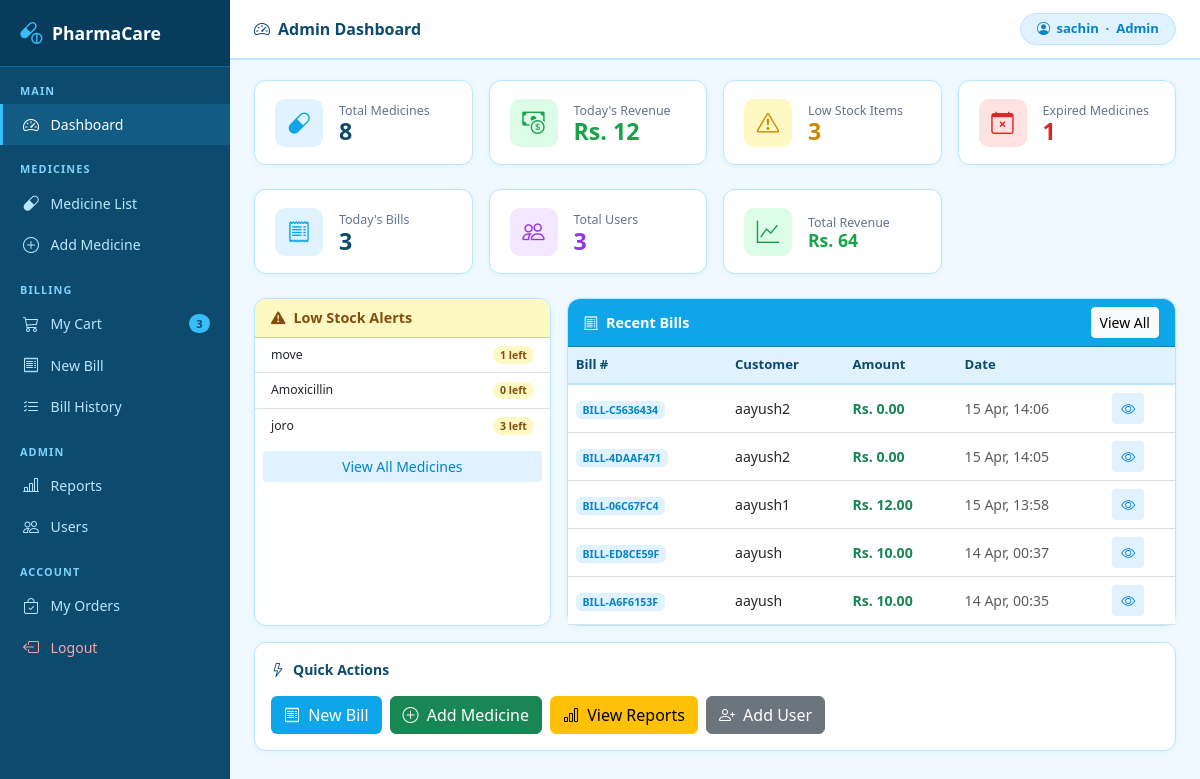
Page /dashboard/ (signed in) on the committed database.
### pharmacy/models.py (models this page shows, shortened)
class User(AbstractUser):
    ROLE_CHOICES = [('admin','Admin'),('pharmacist','Pharmacist')]
    role = models.CharField(max_length=20, choices=ROLE_CHOICES, default='pharmacist')
    class Meta:
        app_label = 'pharmacy'

class Medicine(models.Model):
    name                = models.CharField(max_length=200)
    category            = models.ForeignKey(Category, on_delete=models.SET_NULL,
                                             null=True, blank=True)
    price               = models.DecimalField(max_digits=10, decimal_places=2)
    stock_quantity      = models.PositiveIntegerField(default=0)
    expiry_date         = models.DateField()
    manufacturer        = models.DateField()
    description = models.TextField(blank=True, null=True)
    low_stock_threshold = models.PositiveIntegerField(default=10)
    image               = models.ImageField(upload_to='medicines/', blank=True, null=True)
    created_at          = models.DateTimeField(auto_now_add=True)
    updated_at          = models.DateTimeField(auto_now=True)
    class Meta:
        app_label = 'pharmacy'

class Bill(models.Model):
    STATUS = [('pending','Pending'),('completed','Completed'),('cancelled','Cancelled')]
    bill_number    = models.CharField(max_length=20, unique=True)
    pharmacist     = models.ForeignKey(User, on_delete=models.SET_NULL, null=True)
    customer_name  = models.CharField(max_length=200, blank=True, default='Walk-in Customer')
    customer_phone = models.CharField(max_length=15, blank=True)
    total_amount   = models.DecimalField(max_digits=12, decimal_places=2, default=0)
    status         = models.CharField(max_length=20, choices=STATUS, default='completed')
    created_at     = models.DateTimeField(auto_now_add=True)
    notes          = models.TextField(blank=True)
    class Meta:
        app_label = 'pharmacy'

### pharmacy/views.py (the view)
# urls.py: path('dashboard/',views.dashboard,name='dashboard'),
@login_required
def dashboard(request):
    today             = date.today()
    total_medicines   = Medicine.objects.count()
    low_stock_meds    = Medicine.objects.filter(stock_quantity__lte=10)
    expired_count     = Medicine.objects.filter(expiry_date__lt=today).count()
    todays_bills      = Bill.objects.filter(created_at__date=today)
    todays_revenue    = todays_bills.aggregate(t=Sum('total_amount'))['t'] or 0
    todays_bill_count = todays_bills.count()
    total_revenue     = Bill.objects.aggregate(t=Sum('total_amount'))['t'] or 0
    recent_bills      = Bill.objects.order_by('-created_at')[:5]
    ctx = dict(
        total_medicines    = total_medicines,
        low_stock_count    = low_stock_meds.count(),
        low_stock_medicines= low_stock_meds[:5],
        expired_medicines  = expired_count,
        todays_revenue     = todays_revenue,
        todays_bill_count  = todays_bill_count,
        total_revenue      = total_revenue,
        recent_bills       = recent_bills,
    )
    if request.user.role == 'admin':
        ctx['total_users'] = User.objects.count()
        return render(request, 'pharmacy/dashboard_admin.html', ctx)
    return render(request, 'pharmacy/dashboard_pharmacist.html', ctx)

### templates/pharmacy/dashboard_admin.html (shortened to what this page needs)
{% extends 'pharmacy/base.html' %}
{% block page_title %}<i class="bi bi-speedometer2 me-2"></i>Admin Dashboard{% endblock %}
{% block content %}
<div class="row g-3 mb-4">
    <div class="col-sm-6 col-xl-3">
        <div class="stat-card">
            <div class="stat-icon" style="background:#e0f2fe;">
                <i class="bi bi-capsule" style="color:#0ea5e9;"></i>
            </div>
            <div>
                <div class="stat-label">Total Medicines</div>
                <div class="stat-value">{{ total_medicines }}</div>
            </div>
        </div>
    </div>
    <div class="col-sm-6 col-xl-3">
        <div class="stat-card">
            <div class="stat-icon" style="background:#dcfce7;">
                <i class="bi bi-cash-coin" style="color:#16a34a;"></i>
            </div>
            <div>
                <div class="stat-label">Today's Revenue</div>
                <div class="stat-value" style="color:#16a34a;">Rs. {{ todays_revenue|floatformat:0 }}</div>
            </div>
        </div>
    </div>
    <div class="col-sm-6 col-xl-3">
        <div class="stat-card">
            <div class="stat-icon" style="background:#fef9c3;">
                <i class="bi bi-exclamation-triangle" style="color:#ca8a04;"></i>
            </div>
            <div>
                <div class="stat-label">Low Stock Items</div>
                <div class="stat-value" style="color:#ca8a04;">{{ low_stock_count }}</div>
            </div>
        </div>
    </div>
    <div class="col-sm-6 col-xl-3">
        <div class="stat-card">
            <div class="stat-icon" style="background:#fee2e2;">
                <i class="bi bi-calendar-x" style="color:#dc2626;"></i>
            </div>
            <div>
                <div class="stat-label">Expired Medicines</div>
                <div class="stat-value" style="color:#dc2626;">{{ expired_medicines }}</div>
            </div>
        </div>
    </div>
</div>
<div class="row g-3 mb-4">
    <div class="col-sm-6 col-xl-3">
        <div class="stat-card">
            <div class="stat-icon" style="background:#e0f2fe;">
                <i class="bi bi-receipt" style="color:#0ea5e9;"></i>
            </div>
            <div>
                <div class="stat-label">Today's Bills</div>
                <div class="stat-value">{{ todays_bill_count }}</div>
            </div>
        </div>
    </div>
    <div class="col-sm-6 col-xl-3">
        <div class="stat-card">
            <div class="stat-icon" style="background:#f3e8ff;">
                <i class="bi bi-people" style="color:#9333ea;"></i>
            </div>
            <div>
                <div class="stat-label">Total Users</div>
                <div class="stat-value" style="color:#9333ea;">{{ total_users }}</div>
            </div>
        </div>
    </div>
    <div class="col-sm-6 col-xl-3">
        <div class="stat-card">
            <div class="stat-icon" style="background:#dcfce7;">
                <i class="bi bi-graph-up" style="color:#16a34a;"></i>
            </div>
            <div>
                <div class="stat-label">Total Revenue</div>
                <div class="stat-value" style="color:#16a34a; font-size:1.1rem;">
                    Rs. {{ total_revenue|floatformat:0 }}
                </div>
            </div>
        </div>
    </div>
</div>
<div class="row g-3">
    <div class="col-lg-4">
        <div class="card h-100">
            <div class="card-header d-flex align-items-center gap-2"
                 style="background:#fef9c3; color:#854d0e;">
                <i class="bi bi-exclamation-triangle-fill"></i> Low Stock Alerts
            </div>
            <div class="card-body p-0">
                {% if low_stock_medicines %}
                <ul class="list-group list-group-flush">
                    {% for med in low_stock_medicines %}
                    <li class="list-group-item d-flex justify-content-between align-items-center py-2">
                        <span class="small">{{ med.name }}</span>
                        <span class="badge rounded-pill"
                              style="background:#fef9c3; color:#854d0e;">
                            {{ med.stock_quantity }} left
                        </span>
                    </li>
                    {% endfor %}
                </ul>
                {% else %}
                <div class="text-center py-4 text-muted small">
                    <i class="bi bi-check-circle text-success d-block fs-3 mb-1"></i>
                    All stocks are sufficient!
                </div>
                {% endif %}
                <div class="p-2">
                    <a href="{% url 'medicine_list' %}"
                       class="btn btn-sm w-100"
                       style="background:#e0f2fe; color:#0284c7;">
                        View All Medicines
                    </a>
                </div>
            </div>
        </div>
    </div>
    <div class="col-lg-8">
        <div class="card h-100">
            <div class="card-header d-flex align-items-center justify-content-between"
                 style="background:#0ea5e9; color:#fff;">
                <span><i class="bi bi-receipt-cutoff me-2"></i>Recent Bills</span>
                <a href="{% url 'bill_list' %}"
                   class="btn btn-sm btn-light">View All</a>
            </div>
            <div class="card-body p-0">
                {% if recent_bills %}
                <div class="table-responsive">
                    <table class="table table-hover mb-0">
                        <thead>
                            <tr>
                                <th>Bill #</th>
                                <th>Customer</th>
                                <th>Amount</th>
                                <th>Date</th>
                                <th></th>
                            </tr>
                        </thead>
                        <tbody>
                            {% for bill in recent_bills %}
                            <tr>
                                <td>
                                    <span class="badge"
                                          style="background:#e0f2fe; color:#0284c7;">
                                        {{ bill.bill_number }}
                                    </span>
                                </td>
                                <td>{{ bill.customer_name }}</td>
                                <td class="fw-semibold text-success">
                                    Rs. {{ bill.total_amount }}
                                </td>
                                <td class="text-muted small">
                                    {{ bill.created_at|date:"d M, H:i" }}
                                </td>
                                <td>
                                    <a href="{% url 'bill_invoice' bill.pk %}"
                                       class="btn btn-sm"
                                       style="background:#e0f2fe; color:#0284c7;">
                                        <i class="bi bi-eye"></i>
                                    </a>
                                </td>
                            </tr>
                            {% endfor %}
                        </tbody>
                    </table>
                </div>
                {% else %}
                <div class="text-center py-4 text-muted small">No bills yet.</div>
                {% endif %}
            </div>
        </div>
    </div>
</div>
<div class="card mt-3">
    <div class="card-body">
        <div class="fw-semibold mb-3" style="color:#0c4a6e;">
            <i class="bi bi-lightning me-2"></i>Quick Actions
        </div>
        <div class="d-flex flex-wrap gap-2">
            <a href="{% url 'create_bill' %}" class="btn text-white"
               style="background:#0ea5e9;">
                <i class="bi bi-receipt me-1"></i> New Bill
            </a>
            <a href="{% url 'medicine_add' %}" class="btn btn-success">
                <i class="bi bi-plus-circle me-1"></i> Add Medicine
            </a>
            <a href="{% url 'reports' %}" class="btn btn-warning">
                <i class="bi bi-bar-chart me-1"></i> View Reports
            </a>
            <a href="{% url 'user_create' %}" class="btn btn-secondary">
                <i class="bi bi-person-plus me-1"></i> Add User
            </a>
        </div>
    </div>
</div>
{% endblock %}

### templates/pharmacy/base.html (shortened to what this page needs)
<!DOCTYPE html>
<html lang="en">
<head>
    <link href="https://cdn.jsdelivr.net/npm/bootstrap@5.3.0/dist/css/bootstrap.min.css" rel="stylesheet">
    <link href="https://cdn.jsdelivr.net/npm/bootstrap-icons@1.11.0/font/bootstrap-icons.css" rel="stylesheet">
</head>
<body>
{% if user.is_authenticated %}
<div class="sidebar">
    <div class="sidebar-brand">
        <i class="bi bi-capsule-pill"></i>
        PharmaCare
    </div>
    <div class="nav-section">Main</div>
    <a href="{% url 'dashboard' %}"
       class="nav-link {% if request.resolver_match.url_name == 'dashboard' %}active{% endif %}">
        <i class="bi bi-speedometer2"></i> Dashboard
    </a>
    <div class="nav-section">Medicines</div>
    <a href="{% url 'medicine_list' %}"
       class="nav-link {% if 'medicine' in request.resolver_match.url_name %}active{% endif %}">
        <i class="bi bi-capsule"></i> Medicine List
    </a>
    {% if user.role == 'admin' %}
    <a href="{% url 'medicine_add' %}"
       class="nav-link">
        <i class="bi bi-plus-circle"></i> Add Medicine
    </a>
    {% endif %}
    <div class="nav-section">Billing</div>
    <a href="{% url 'cart' %}"
       class="nav-link {% if request.resolver_match.url_name == 'cart' %}active{% endif %}">
        <i class="bi bi-cart3"></i> My Cart
        {% with count=request.user.cartitem_set.count %}
        {% if count > 0 %}
        <span class="badge rounded-pill ms-auto"
              style="background:#38bdf8; color:#0c4a6e; font-size:0.7rem;">
            {{ count }}
        </span>
        {% endif %}
        {% endwith %}
    </a>
    <a href="{% url 'create_bill' %}"
       class="nav-link {% if request.resolver_match.url_name == 'create_bill' %}active{% endif %}">
        <i class="bi bi-receipt"></i> New Bill
    </a>
    <a href="{% url 'bill_list' %}"
       class="nav-link {% if request.resolver_match.url_name == 'bill_list' %}active{% endif %}">
        <i class="bi bi-list-check"></i> Bill History
    </a>
    {% if user.role == 'admin' %}
    <div class="nav-section">Admin</div>
    <a href="{% url 'reports' %}"
       class="nav-link {% if request.resolver_match.url_name == 'reports' %}active{% endif %}">
        <i class="bi bi-bar-chart-line"></i> Reports
    </a>
    <a href="{% url 'user_list' %}"
       class="nav-link {% if 'user' in request.resolver_match.url_name %}active{% endif %}">
        <i class="bi bi-people"></i> Users
    </a>
    {% endif %}
    <div class="nav-section">Account</div>
<a href="{% url 'my_orders' %}"
   class="nav-link {% if request.resolver_match.url_name == 'my_orders' %}active{% endif %}">
    <i class="bi bi-bag-check"></i> My Orders
</a>
<a href="{% url 'logout' %}" class="nav-link" style="color:#fca5a5;">
    <i class="bi bi-box-arrow-left"></i> Logout
</a>
</div>
<div class="topbar">
    <span class="topbar-title">
        {% block page_title %}Dashboard{% endblock %}
    </span>
    <div class="user-pill">
        <i class="bi bi-person-circle"></i>
        {{ user.username }} &nbsp;·&nbsp; {{ user.role|title }}
    </div>
</div>
<div class="main">
    {% block content %}{% endblock %}
</div>
{% else %}
    {% block auth_content %}{% endblock %}
{% endif %}
</body>
</html>

### rows in the picture
User: username "sachin", role "Admin"
Medicine: name "move", stock_quantity "1"
Medicine: name "Amoxicillin", stock_quantity "0"
Medicine: name "joro", stock_quantity "3"
Bill: bill_number "BILL-C5636434", customer_name "aayush2", total_amount "0.00", created_at "15 Apr, 14:06"
Bill: bill_number "BILL-4DAAF471", customer_name "aayush2", total_amount "0.00", created_at "15 Apr, 14:05"
Bill: bill_number "BILL-06C67FC4", customer_name "aayush1", total_amount "12.00", created_at "15 Apr, 13:58"
Bill: bill_number "BILL-ED8CE59F", customer_name "aayush", total_amount "10.00", created_at "14 Apr, 00:37"
Bill: bill_number "BILL-A6F6153F", customer_name "aayush", total_amount "10.00", created_at "14 Apr, 00:35"

### other values in the picture
{{ count }} "3"
{{ total_medicines }} "8"
{{ todays_revenue|floatformat:0 }} "12"
{{ low_stock_count }} "3"
{{ expired_medicines }} "1"
{{ todays_bill_count }} "3"
{{ total_users }} "3"
{{ total_revenue|floatformat:0 }} "64"
